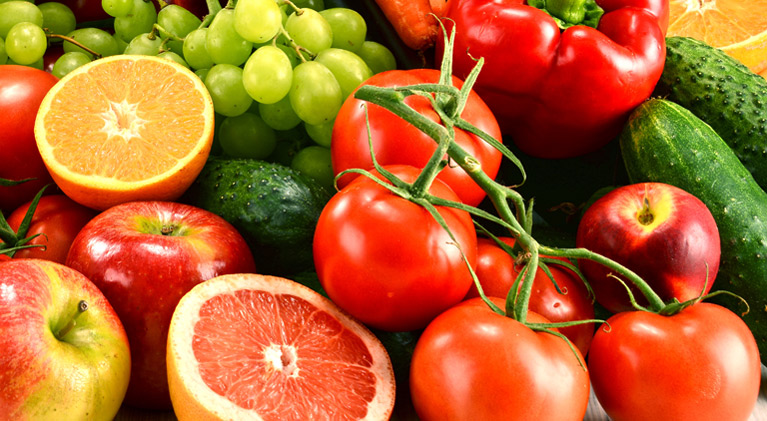
#> input picture manipulando_brilho_imagem/imagem/Fruit-Vegetable-Processing.jpg, 767 x 421 px
$ python main.py
#> lines starting #> are read from the running program, lines starting #| are printed output that depends on the picture
import cv2
import numpy as np

imagePath = r'imagem/Fruit-Vegetable-Processing.jpg'

# lendo imagem
image = cv2.imread(imagePath)
#> image is the input picture: shape (421, 767, 3); mean B, G, R 44, 100.5, 176.4
# criando imagem do mesmo tamanho para ser o 'brilho'
bright = np.zeros_like(image)
# adicionando brilho de q00 em cada pixel
bright[:, :] = [100, 100, 100]
# some 100 em cada pixel da imagem
brilho = cv2.add(image, bright)
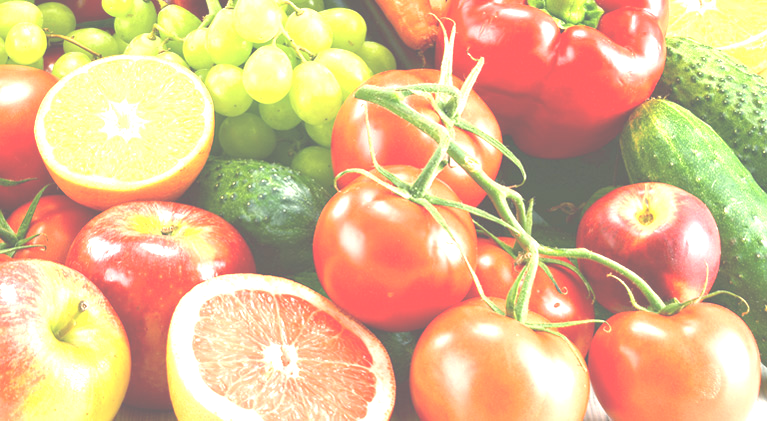
#> brilho: shape (421, 767, 3); mean B, G, R 142.2, 187.6, 224.7
# caso a soma ultrapasse 255 (máximo), limite-o a 255 (branco)
brilho[brilho > 255] = 255

# resultado
cv2.imshow('imagem original', image)
cv2.waitKey()
cv2.imshow('imagem com brilho', brilho)
#espere um comando
cv2.waitKey()
